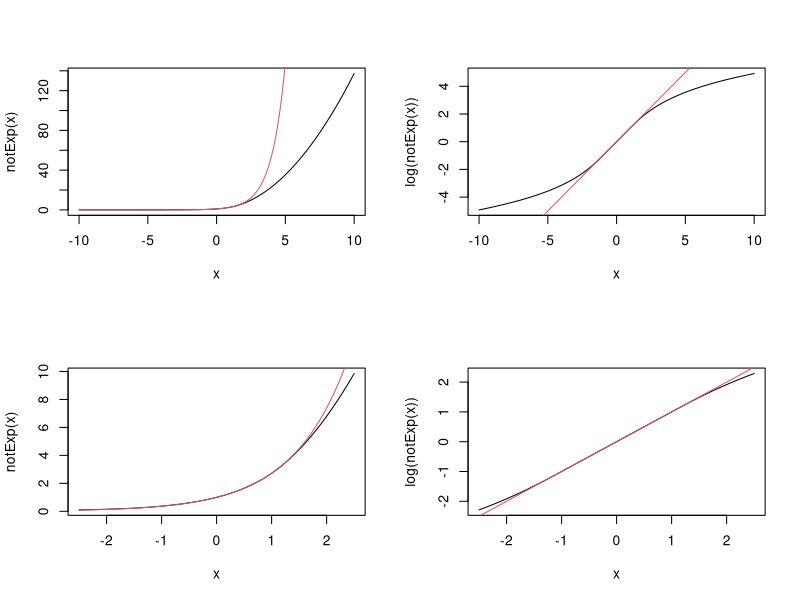

Reproduce this figure in R.
library(mgcv)


### Name: notExp
### Title: Functions for better-than-log positive parameterization
### Aliases: notExp notLog
### Keywords: models smooth regression

### ** Examples

## Illustrate the notExp function: 
## less steep than exp, but still monotonic.
require(mgcv)
x <- -100:100/10
op <- par(mfrow=c(2,2))
plot(x,notExp(x),type="l")
lines(x,exp(x),col=2)
plot(x,log(notExp(x)),type="l")
lines(x,log(exp(x)),col=2) # redundancy intended
x <- x/4
plot(x,notExp(x),type="l")
lines(x,exp(x),col=2)
plot(x,log(notExp(x)),type="l")
lines(x,log(exp(x)),col=2) # redundancy intended
par(op)
range(notLog(notExp(x))-x) # show that inverse works!
